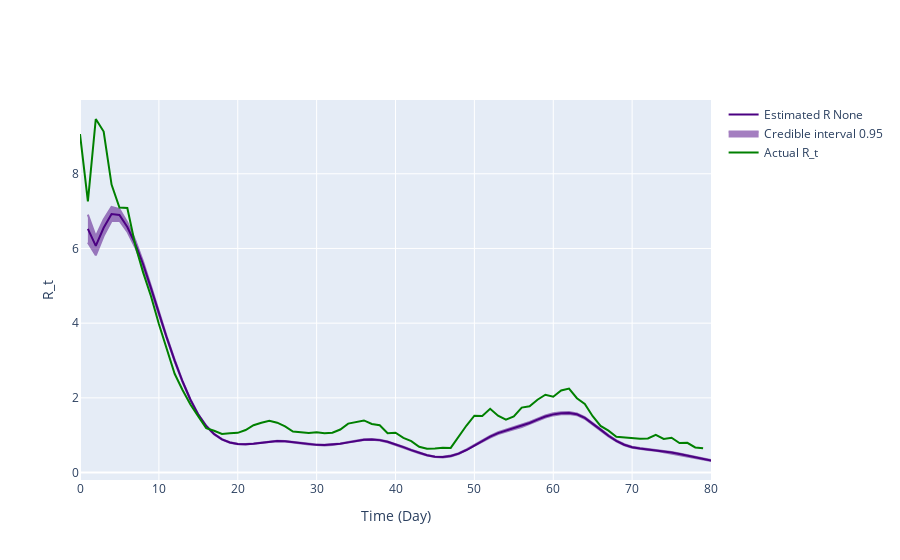

The cell this chart's notebook holds for it:
### Code cell
# Use incidence data to predict R_t value
theta = incidences_true_r02
starting_time_point = 0
end_time_point = len(theta)
# Define variables needed for calculating R_t
tau = 0
R_t_start = tau+1

# Plot comparison between the true and predicted R_t
inc_data = pd.DataFrame(
    {
        'Time': np.arange(len(theta)-2),
        'Incidence Number': incidences_true_r02[2:len(theta)]
    }
)

inference = branchpro.BranchProPosterior(
    inc_data=inc_data,
    daily_serial_interval=generation_time,
    alpha=prior_a,
    beta=prior_b)

inference.run_inference(tau=tau)
intervals = inference.get_intervals(central_prob=.95)
intervals = process_intervals_data(intervals, generation_time, w_percentile=0.95)

offset = 3
intervals['True Rt'] = list(true_rt_r02[offset:len(intervals)+offset])

intervals.to_csv('single_plots/intervals_r02.csv')


fig = plot_rt_fig(intervals, true_rt_r02[offset:len(intervals)+offset], generation_time, end_time_point)
pio.write_image(fig.figure, 'single_plots/predicted_vs_true_rt_r02.png')
fig.show_figure()

### Figure 1 — Plotly figure (JSON) as saved in the notebook; plotly's stock layout.template omitted (floating-point values rounded to 4 significant figures; data arrays with more than 128 entries replaced by an {"elided": "..."} marker saying what was removed)
{"data": [{"line": {"color": "indigo"}, "mode": "lines", "name": "Estimated R None", "type": "scatter", "x": [1, 2, 3, 4, 5, 6, 7, 8, 9, 10, 11, 12, 13, 14, 15, 16, 17, 18, 19, 20, 21, 22, 23, 24, 25, 26, 27, 28, 29, 30, 31, 32, 33, 34, 35, 36, 37, 38, 39, 40, 41, 42, 43, 44, 45, 46, 47, 48, 49, 50, 51, 52, 53, 54, 55, 56, 57, 58, 59, 60, 61, 62, 63, 64, 65, 66, 67, 68, 69, 70, 71, 72, 73, 74, 75, 76, 77, 78, 79, 80], "y": [6.525, 6.067, 6.554, 6.923, 6.898, 6.575, 6.127, 5.578, 4.938, 4.265, 3.611, 2.999, 2.438, 1.949, 1.551, 1.246, 1.03, 0.8895, 0.8066, 0.7667, 0.7587, 0.7719, 0.7978, 0.8268, 0.8446, 0.8399, 0.8163, 0.7864, 0.7598, 0.7419, 0.7366, 0.7456, 0.7699, 0.8082, 0.8498, 0.8799, 0.8881, 0.8691, 0.8229, 0.7575, 0.6819, 0.6024, 0.5261, 0.4634, 0.424, 0.416, 0.4436, 0.5071, 0.6038, 0.7218, 0.8458, 0.9613, 1.056, 1.126, 1.185, 1.249, 1.328, 1.418, 1.5, 1.559, 1.589, 1.596, 1.56, 1.464, 1.318, 1.149, 0.9857, 0.8488, 0.746, 0.6784, 0.6416, 0.6204, 0.5981, 0.571, 0.5387, 0.4987, 0.4541, 0.4083, 0.364, 0.3244]}, {"fill": "toself", "fillcolor": "indigo", "line": {"color": "indigo"}, "mode": "lines", "name": "Credible interval 0.95", "opacity": 0.5, "showlegend": true, "type": "scatter", "x": {"elided": "160 int values"}, "y": {"elided": "160 float values"}}, {"line": {"color": "green"}, "mode": "lines", "name": "Actual R_t", "type": "scatter", "x": [0, 1, 2, 3, 4, 5, 6, 7, 8, 9, 10, 11, 12, 13, 14, 15, 16, 17, 18, 19, 20, 21, 22, 23, 24, 25, 26, 27, 28, 29, 30, 31, 32, 33, 34, 35, 36, 37, 38, 39, 40, 41, 42, 43, 44, 45, 46, 47, 48, 49, 50, 51, 52, 53, 54, 55, 56, 57, 58, 59, 60, 61, 62, 63, 64, 65, 66, 67, 68, 69, 70, 71, 72, 73, 74, 75, 76, 77, 78, 79, 80, 81, 82, 83, 84, 85, 86, 87, 88, 89, 90], "y": [9.063, 7.261, 9.466, 9.131, 7.71, 7.097, 7.081, 6.093, 5.359, 4.72, 3.978, 3.279, 2.646, 2.212, 1.822, 1.504, 1.186, 1.119, 1.036, 1.05, 1.064, 1.139, 1.267, 1.333, 1.39, 1.336, 1.234, 1.099, 1.084, 1.058, 1.082, 1.052, 1.067, 1.152, 1.311, 1.362, 1.396, 1.301, 1.267, 1.056, 1.067, 0.9295, 0.843, 0.6916, 0.6365, 0.6428, 0.6644, 0.66, 0.9727, 1.26, 1.522, 1.517, 1.707, 1.522, 1.416, 1.503, 1.74, 1.775, 1.95, 2.083, 2.031, 2.198, 2.249, 1.99, 1.837, 1.51, 1.249, 1.124, 0.9575, 0.9383, 0.929, 0.9071, 0.9147, 1.012, 0.9015, 0.9334, 0.7918, 0.7972, 0.6738, 0.6496]}], "layout": {"hovermode": "x unified", "xaxis": {"title": {"text": "Time (Day)"}}, "yaxis": {"title": {"text": "R_t"}}}}
